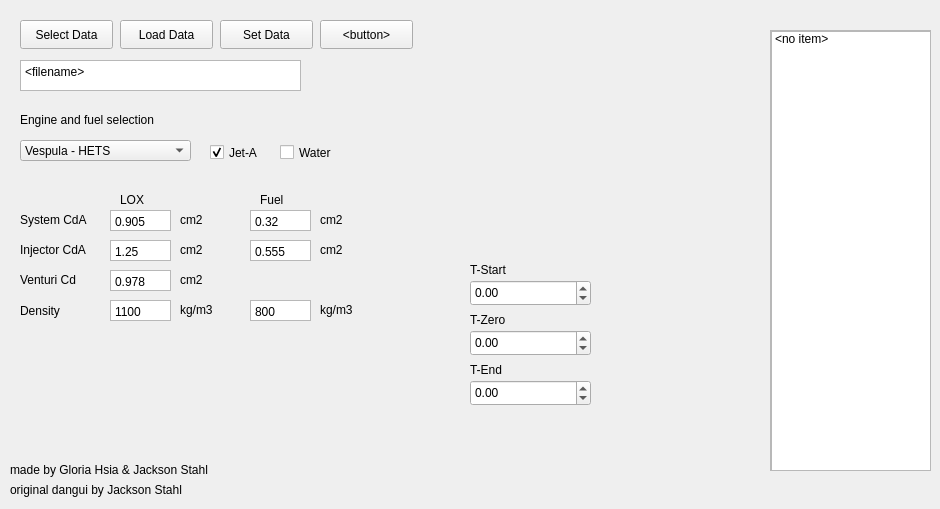
   <widget class="QWidget" name="mainTab">
    <attribute name="title">
     <string>Main</string>
    </attribute>
    <widget class="QDoubleSpinBox" name="tZero">
     <property name="geometry">
      <rect>
       <x>470</x>
       <y>330</y>
       <width>121</width>
       <height>26</height>
      </rect>
     </property>
     <property name="minimum">
      <double>-1000000.000000000000000</double>
     </property>
     <property name="maximum">
      <double>1000000.000000000000000</double>
     </property>
    </widget>
    <widget class="PlotWidget" name="centralPlot" native="true">
     <property name="geometry">
      <rect>
       <x>470</x>
       <y>30</y>
       <width>291</width>
       <height>221</height>
      </rect>
     </property>
    </widget>
    <widget class="QLabel" name="sysCdALabel">
     <property name="geometry">
      <rect>
       <x>20</x>
       <y>210</y>
       <width>81</width>
       <height>20</height>
      </rect>
     </property>
     <property name="text">
      <string>System CdA</string>
     </property>
    </widget>
    <widget class="QDoubleSpinBox" name="tStart">
     <property name="geometry">
      <rect>
       <x>470</x>
       <y>280</y>
       <width>121</width>
       <height>26</height>
      </rect>
     </property>
     <property name="minimum">
      <double>-1000000.000000000000000</double>
     </property>
     <property name="maximum">
      <double>1000000.000000000000000</double>
     </property>
    </widget>
    <widget class="QPushButton" name="saveDataButton">
     <property name="geometry">
      <rect>
       <x>320</x>
       <y>20</y>
       <width>93</width>
       <height>29</height>
      </rect>
     </property>
     <property name="text">
      <string>&lt;button&gt;</string>
     </property>
     <property name="default">
      <bool>false</bool>
     </property>
    </widget>
    <widget class="QPlainTextEdit" name="fuelInjBox">
     <property name="geometry">
      <rect>
       <x>250</x>
       <y>240</y>
       <width>61</width>
       <height>21</height>
      </rect>
     </property>
     <property name="verticalScrollBarPolicy">
      <enum>Qt::ScrollBarPolicy::ScrollBarAlwaysOff</enum>
     </property>
     <property name="horizontalScrollBarPolicy">
      <enum>Qt::ScrollBarPolicy::ScrollBarAlwaysOff</enum>
     </property>
     <property name="lineWrapMode">
      <enum>QPlainTextEdit::LineWrapMode::NoWrap</enum>
     </property>
     <property name="plainText">
      <string>0.555</string>
     </property>
    </widget>
    <widget class="QLabel" name="tZeroLabel">
     <property name="geometry">
      <rect>
       <x>470</x>
       <y>310</y>
       <width>63</width>
       <height>20</height>
      </rect>
     </property>
     <property name="text">
      <string>T-Zero</string>
     </property>
    </widget>
    <widget class="QLabel" name="fuelLabel">
     <property name="geometry">
      <rect>
       <x>260</x>
       <y>190</y>
       <width>51</width>
       <height>20</height>
      </rect>
     </property>
     <property name="text">
      <string>Fuel</string>
     </property>
    </widget>
    <widget class="QPlainTextEdit" name="loxInjBox">
     <property name="geometry">
      <rect>
       <x>110</x>
       <y>240</y>
       <width>61</width>
       <height>21</height>
      </rect>
     </property>
     <property name="verticalScrollBarPolicy">
      <enum>Qt::ScrollBarPolicy::ScrollBarAlwaysOff</enum>
     </property>
     <property name="horizontalScrollBarPolicy">
      <enum>Qt::ScrollBarPolicy::ScrollBarAlwaysOff</enum>
     </property>
     <property name="lineWrapMode">
      <enum>QPlainTextEdit::LineWrapMode::NoWrap</enum>
     </property>
     <property name="plainText">
      <string>1.25</string>
     </property>
    </widget>
    <widget class="QPlainTextEdit" name="fuelSysBox">
     <property name="geometry">
      <rect>
       <x>250</x>
       <y>210</y>
       <width>61</width>
       <height>21</height>
      </rect>
     </property>
     <property name="verticalScrollBarPolicy">
      <enum>Qt::ScrollBarPolicy::ScrollBarAlwaysOff</enum>
     </property>
     <property name="horizontalScrollBarPolicy">
      <enum>Qt::ScrollBarPolicy::ScrollBarAlwaysOff</enum>
     </property>
     <property name="lineWrapMode">
      <enum>QPlainTextEdit::LineWrapMode::NoWrap</enum>
     </property>
     <property name="plainText">
      <string>0.32</string>
     </property>
    </widget>
    <widget class="QLabel" name="tStartLabel">
     <property name="geometry">
      <rect>
       <x>470</x>
       <y>260</y>
       <width>63</width>
       <height>20</height>
      </rect>
     </property>
     <property name="text">
      <string>T-Start</string>
     </property>
    </widget>
    <widget class="QPlainTextEdit" name="loxSysBox">
     <property name="geometry">
      <rect>
       <x>110</x>
       <y>210</y>
       <width>61</width>
       <height>21</height>
      </rect>
     </property>
     <property name="verticalScrollBarPolicy">
      <enum>Qt::ScrollBarPolicy::ScrollBarAlwaysOff</enum>
     </property>
     <property name="horizontalScrollBarPolicy">
      <enum>Qt::ScrollBarPolicy::ScrollBarAlwaysOff</enum>
     </property>
     <property name="lineWrapMode">
      <enum>QPlainTextEdit::LineWrapMode::NoWrap</enum>
     </property>
     <property name="plainText">
      <string>0.905</string>
     </property>
    </widget>
    <widget class="QPushButton" name="loadDataButton">
     <property name="geometry">
      <rect>
       <x>120</x>
       <y>20</y>
       <width>93</width>
       <height>29</height>
      </rect>
     </property>
     <property name="text">
      <string>Load Data</string>
     </property>
     <property name="default">
      <bool>false</bool>
     </property>
    </widget>
    <widget class="QDoubleSpinBox" name="tEnd">
     <property name="geometry">
      <rect>
       <x>470</x>
       <y>380</y>
       <width>121</width>
       <height>26</height>
      </rect>
     </property>
     <property name="minimum">
      <double>-1000000.000000000000000</double>
     </property>
     <property name="maximum">
      <double>1000000.000000000000000</double>
     </property>
    </widget>
    <widget class="QLabel" name="injCdALabel">
     <property name="geometry">
      <rect>
       <x>20</x>
       <y>240</y>
       <width>81</width>
       <height>20</height>
      </rect>
     </property>
     <property name="text">
      <string>Injector CdA</string>
     </property>
    </widget>
    <widget class="QPushButton" name="selectDataButton">
     <property name="geometry">
      <rect>
       <x>20</x>
       <y>20</y>
       <width>93</width>
       <height>29</height>
      </rect>
     </property>
     <property name="text">
      <string>Select Data</string>
     </property>
    </widget>
    <widget class="QScrollArea" name="scrollArea">
     <property name="geometry">
      <rect>
       <x>770</x>
       <y>30</y>
       <width>161</width>
       <height>441</height>
      </rect>
     </property>
     <property name="widgetResizable">
      <bool>true</bool>
     </property>
     <widget class="QWidget" name="scrollAreaWidgetContents">
      <property name="geometry">
       <rect>
        <x>0</x>
        <y>0</y>
        <width>159</width>
        <height>439</height>
       </rect>
      </property>
      <widget class="QListWidget" name="sensorList">
       <property name="geometry">
        <rect>
         <x>0</x>
         <y>0</y>
         <width>161</width>
         <height>441</height>
        </rect>
       </property>
       <item>
        <property name="text">
         <string>&lt;no item&gt;</string>
        </property>
       </item>
      </widget>
     </widget>
    </widget>
    <widget class="QLabel" name="loxLabel">
     <property name="geometry">
      <rect>
       <x>120</x>
       <y>190</y>
       <width>51</width>
       <height>20</height>
      </rect>
     </property>
     <property name="text">
      <string>LOX</string>
     </property>
    </widget>
    <widget class="QTextEdit" name="filenameText">
     <property name="geometry">
      <rect>
       <x>20</x>
       <y>60</y>
       <width>281</width>
       <height>31</height>
      </rect>
     </property>
     <property name="readOnly">
      <bool>true</bool>
     </property>
     <property name="html">
      <string>&lt;!DOCTYPE HTML PUBLIC &quot;-//W3C//DTD HTML 4.0//EN&quot; &quot;http://www.w3.org/TR/REC-html40/strict.dtd&quot;&gt;
&lt;html&gt;&lt;head&gt;&lt;meta name=&quot;qrichtext&quot; content=&quot;1&quot; /&gt;&lt;meta charset=&quot;utf-8&quot; /&gt;&lt;style type=&quot;text/css&quot;&gt;
p, li { white-space: pre-wrap; }
hr { height: 1px; border-width: 0; }
li.unchecked::marker { content: &quot;\2610&quot;; }
li.checked::marker { content: &quot;\2612&quot;; }
&lt;/style&gt;&lt;/head&gt;&lt;body style=&quot; font-family:'Segoe UI'; font-size:9pt; font-weight:400; font-style:normal;&quot;&gt;
&lt;p style=&quot; margin-top:0px; margin-bottom:0px; margin-left:0px; margin-right:0px; -qt-block-indent:0; text-indent:0px;&quot;&gt;&amp;lt;filename&amp;gt;&lt;/p&gt;&lt;/body&gt;&lt;/html&gt;</string>
     </property>
    </widget>
    <widget class="QPushButton" name="setDataButton">
     <property name="geometry">
      <rect>
       <x>220</x>
       <y>20</y>
       <width>93</width>
       <height>29</height>
      </rect>
     </property>
     <property name="text">
      <string>Set Data</string>
     </property>
     <property name="default">
      <bool>false</bool>
     </property>
    </widget>
    <widget class="QLabel" name="tEndLabel">
     <property name="geometry">
      <rect>
       <x>470</x>
       <y>360</y>
       <width>63</width>
       <height>20</height>
      </rect>
     </property>
     <property name="text">
      <string>T-End</string>
     </property>
    </widget>
    <widget class="QLabel" name="loxDensityLabel">
     <property name="geometry">
      <rect>
       <x>20</x>
       <y>300</y>
       <width>61</width>
       <height>21</height>
      </rect>
     </property>
     <property name="text">
      <string>Density</string>
     </property>
    </widget>
    <widget class="QPlainTextEdit" name="loxDensity">
     <property name="geometry">
      <rect>
       <x>110</x>
       <y>300</y>
       <width>61</width>
       <height>21</height>
      </rect>
     </property>
     <property name="verticalScrollBarPolicy">
      <enum>Qt::ScrollBarPolicy::ScrollBarAlwaysOff</enum>
     </property>
     <property name="horizontalScrollBarPolicy">
      <enum>Qt::ScrollBarPolicy::ScrollBarAlwaysOff</enum>
     </property>
     <property name="lineWrapMode">
      <enum>QPlainTextEdit::LineWrapMode::NoWrap</enum>
     </property>
     <property name="plainText">
      <string>1100</string>
     </property>
     <property name="centerOnScroll">
      <bool>false</bool>
     </property>
     <property name="placeholderText">
      <string/>
     </property>
    </widget>
    <widget class="QPlainTextEdit" name="fuelDensity">
     <property name="geometry">
      <rect>
       <x>250</x>
       <y>300</y>
       <width>61</width>
       <height>21</height>
      </rect>
     </property>
     <property name="verticalScrollBarPolicy">
      <enum>Qt::ScrollBarPolicy::ScrollBarAlwaysOff</enum>
     </property>
     <property name="horizontalScrollBarPolicy">
      <enum>Qt::ScrollBarPolicy::ScrollBarAlwaysOff</enum>
     </property>
     <property name="lineWrapMode">
      <enum>QPlainTextEdit::LineWrapMode::NoWrap</enum>
     </property>
     <property name="plainText">
      <string>800</string>
     </property>
    </widget>
    <widget class="QLabel" name="loxDensityUnit">
     <property name="geometry">
      <rect>
       <x>180</x>
       <y>300</y>
       <width>51</width>
       <height>20</height>
      </rect>
     </property>
     <property name="text">
      <string>kg/m3</string>
     </property>
    </widget>
    <widget class="QLabel" name="injCdAUnit">
     <property name="geometry">
      <rect>
       <x>180</x>
       <y>240</y>
       <width>51</width>
       <height>20</height>
      </rect>
     </property>
     <property name="text">
      <string>cm2</string>
     </property>
    </widget>
    <widget class="QLabel" name="sysCdAUnit">
     <property name="geometry">
      <rect>
       <x>180</x>
       <y>210</y>
       <width>51</width>
       <height>20</height>
      </rect>
     </property>
     <property name="text">
      <string>cm2</string>
     </property>
    </widget>
    <widget class="QLabel" name="fuelDensityUnit">
     <property name="geometry">
      <rect>
       <x>320</x>
       <y>300</y>
       <width>51</width>
       <height>20</height>
      </rect>
     </property>
     <property name="text">
      <string>kg/m3</string>
     </property>
    </widget>
    <widget class="QLabel" name="fuelInjCdAUnit">
     <property name="geometry">
      <rect>
       <x>320</x>
       <y>240</y>
       <width>51</width>
       <height>20</height>
      </rect>
     </property>
     <property name="text">
      <string>cm2</string>
     </property>
    </widget>
    <widget class="QLabel" name="fuelSysCdAUnit">
     <property name="geometry">
      <rect>
       <x>320</x>
       <y>210</y>
       <width>51</width>
       <height>20</height>
      </rect>
     </property>
     <property name="text">
      <string>cm2</string>
     </property>
    </widget>
    <widget class="QLabel" name="venCdALabel">
     <property name="geometry">
      <rect>
       <x>20</x>
       <y>270</y>
       <width>81</width>
       <height>20</height>
      </rect>
     </property>
     <property name="text">
      <string>Venturi Cd</string>
     </property>
    </widget>
    <widget class="QLabel" name="injCdAUnit_2">
     <property name="geometry">
      <rect>
       <x>180</x>
       <y>270</y>
       <width>51</width>
       <height>20</height>
      </rect>
     </property>
     <property name="text">
      <string>cm2</string>
     </property>
    </widget>
    <widget class="QPlainTextEdit" name="loxVenBox">
     <property name="geometry">
      <rect>
       <x>110</x>
       <y>270</y>
       <width>61</width>
       <height>21</height>
      </rect>
     </property>
     <property name="verticalScrollBarPolicy">
      <enum>Qt::ScrollBarPolicy::ScrollBarAlwaysOff</enum>
     </property>
     <property name="horizontalScrollBarPolicy">
      <enum>Qt::ScrollBarPolicy::ScrollBarAlwaysOff</enum>
     </property>
     <property name="lineWrapMode">
      <enum>QPlainTextEdit::LineWrapMode::NoWrap</enum>
     </property>
     <property name="plainText">
      <string>0.978</string>
     </property>
    </widget>
    <widget class="QCheckBox" name="checkBox_2">
     <property name="geometry">
      <rect>
       <x>210</x>
       <y>140</y>
       <width>92</width>
       <height>25</height>
      </rect>
     </property>
     <property name="text">
      <string>Jet-A</string>
     </property>
     <property name="checked">
      <bool>true</bool>
     </property>
    </widget>
    <widget class="QCheckBox" name="checkBox_3">
     <property name="geometry">
      <rect>
       <x>280</x>
       <y>140</y>
       <width>92</width>
       <height>25</height>
      </rect>
     </property>
     <property name="text">
      <string>Water</string>
     </property>
    </widget>
    <widget class="QComboBox" name="loxSysCdACombo_2">
     <property name="geometry">
      <rect>
       <x>20</x>
       <y>140</y>
       <width>171</width>
       <height>21</height>
      </rect>
     </property>
     <property name="currentText">
      <string>Vespula - HETS</string>
     </property>
     <item>
      <property name="text">
       <string>Vespula - HETS</string>
      </property>
     </item>
     <item>
      <property name="text">
       <string>Vespula - Rocket</string>
      </property>
     </item>
     <item>
      <property name="text">
       <string>Subscale - HETS</string>
      </property>
     </item>
    </widget>
    <widget class="QLabel" name="fuelLabel_2">
     <property name="geometry">
      <rect>
       <x>20</x>
       <y>110</y>
       <width>231</width>
       <height>20</height>
      </rect>
     </property>
     <property name="text">
      <string>Engine and fuel selection</string>
     </property>
    </widget>
    <widget class="QLabel" name="label">
     <property name="geometry">
      <rect>
       <x>10</x>
       <y>460</y>
       <width>251</width>
       <height>20</height>
      </rect>
     </property>
     <property name="text">
      <string>made by Gloria Hsia &amp; Jackson Stahl</string>
     </property>
    </widget>
    <widget class="QLabel" name="label_21">
     <property name="geometry">
      <rect>
       <x>10</x>
       <y>480</y>
       <width>241</width>
       <height>20</height>
      </rect>
     </property>
     <property name="text">
      <string>original dangui by Jackson Stahl</string>
     </property>
    </widget>
   </widget>
